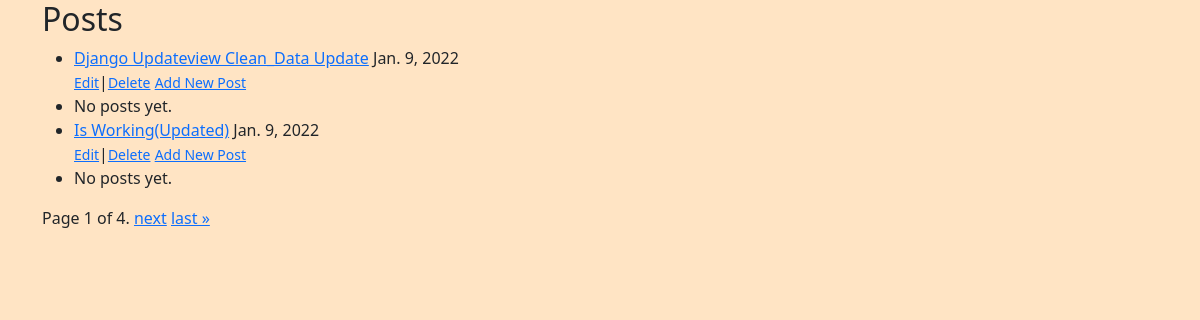
The app's page / (signed in) with its own data.
### blog/models.py (models this page shows, shortened)
class Post(models.Model):
    user = models.ForeignKey(User, on_delete=models.CASCADE)
    title = models.CharField(max_length=255)
    content = models.TextField()
    slug = models.SlugField(unique=True, max_length=255)
    published_date = models.DateTimeField(auto_now_add=True)
    def get_absolute_url(self):
        return reverse('posts:post_detail', kwargs={'slug': self.slug})

### blog/views.py (the view)
# urls.py: path('', PostListView.as_view(), name='home'),
class PostListView(ListView):
    model = Post
    template_name = 'blog/home.html'
    context_object_name = 'posts'
    ordering = ['-published_date']
    paginate_by = 2

### blog/templates/blog/home.html (shortened to what this page needs)
{% extends 'blog/base.html' %}
{% block content %}
<h2>Posts</h2>
    <ul>
        {% for post in posts  %}
            <li>  <a href=" {{ post.get_absolute_url }} ">{{post.title|title}}</a> {{post.published_date|date}}</li>
            {% if request.user.is_authenticated %}
            <small><a href="{% url 'posts:post_update' post.slug %}">Edit</a></small>|<small><a href="{% url 'posts:post_delete' post.slug %}">Delete</a></small>
            <small><a href="{% url 'posts:post_create'  %}">Add New Post </a></small>
            <li>No posts yet.</li>
            {% endif %}
        {% endfor %}
    </ul>
    <div class="pagination">
        <span class="step-links">
            <span class="current">
                Page {{ page_obj.number }} of {{ page_obj.paginator.num_pages }}.
            </span>
            {% if page_obj.has_next %}
                <a href="?page={{ page_obj.next_page_number }}">next</a>
                <a href="?page={{ page_obj.paginator.num_pages }}">last &raquo;</a>
            {% endif %}
        </span>
    </div>
{% endblock content %}

### static/css/base.css (style rules this page uses)
body { background-color: bisque; }

### records on screen
Post: title "Django Updateview Clean_Data Update", published_date "Jan. 9, 2022"
Post: title "Is Working(Updated)", published_date "Jan. 9, 2022"

### other values on screen
{{ page_obj.number }} "1"
{{ page_obj.paginator.num_pages }} "4"
